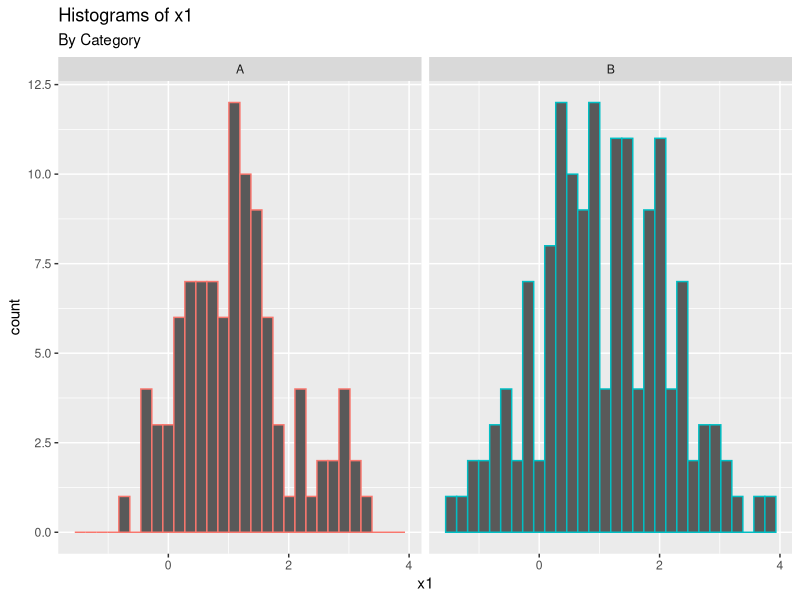
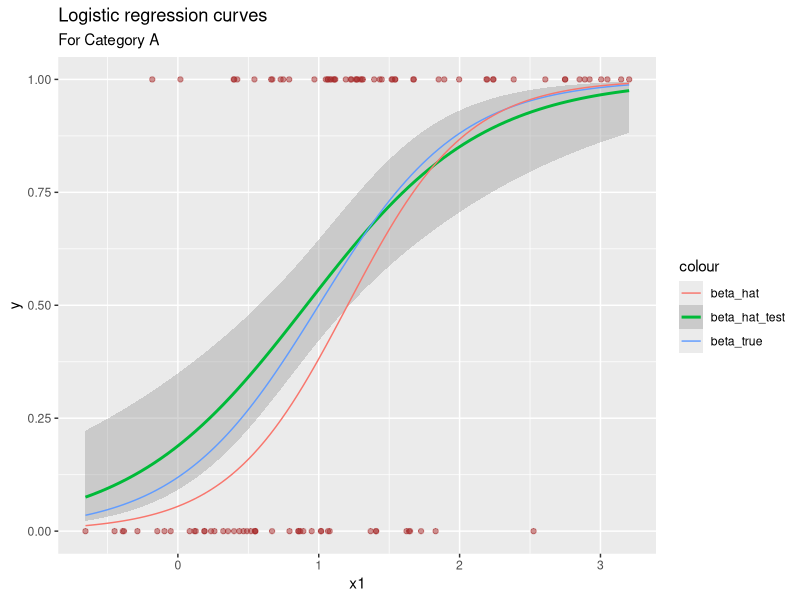
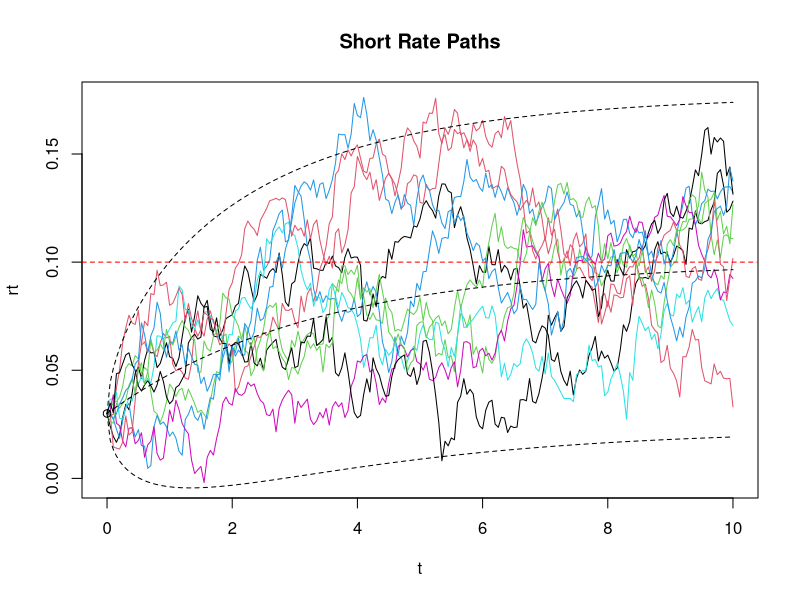

The R script that drew these images, in order:
#### MFI R BOOTCAMP

# Case study: let's perform logistic regression on a simulated dataset

library(tidyverse)
library(knitr)

set.seed(1729)

# Function definitions

logit <- function(p) {
  return( log(p/(1-p)) )
}

expit <- function(x) {
  return( 1/(1 + exp(-x)) )
}

norm <- function(x) {sqrt(sum(x^2))}


# Initializations and variable assignments 
# Better use "<-" instead of "=" (<- was used in the original S-PLUS, and Google's R style guide insists on it)

N <- 500 # number of observations
p <- 2 # number of covariates (excluding intercept)
beta <- c(-2, 2, 1) # true coefficients (beta0, beta1, beta2)

# Data structures
# There are several choices of data structures, depending on your application and preference. For data, it's usually best to pre-allocate an array (i.e., vector or list), fill it with data, and then create a data frame out of it afterwards. 

X <- matrix(0L, nrow=N, ncol=p) 
colnames(X) <- c("x1", "x2")

Y <- vector("numeric", length=N)

# Let's simulate some data

for (i in 1:N) {
  X[i,] <- c(rnorm(n=1, mean=1), 
             rbinom(n=1, size=1, prob=0.6))
  
  eta_i <- beta %*% c(1, X[i,]) # matrix multiplication -- sizes must conform!
  
  Y[i] <- rbinom(n=1, size=1, prob=expit(eta_i))
}

# Always vectorize, if you can

X2 <- cbind(1, rnorm(n=N, mean=1), rbinom(n=N, size=1, prob=0.6))
eta <- rowSums(sweep(X2, 2, beta, "*"))
Y2 <- sapply(X=eta, FUN= function(eta) {rbinom(n=1, size=1, prob=expit(eta))}) # technically the apply functions are loops and not vectorized -- use if you want to "loop hide"


myDat.frame <- data.frame(y=Y, x1=X[,1], x2=as.factor(X[,2]))
myDat.tib <- tibble(y=Y, x1=X[,1], x2=as.factor(X[,2]))

levels(myDat.frame$x2) <- list(A = "0", B = "1")
myDat.tib$x2 <- recode_factor(myDat.tib$x2, "0" = "A", "1" = "B")

summary(myDat.tib)

# We'll stick with the tibble going forward

myDat.train <- myDat.tib[1:(N/2),]
myDat.test <- myDat.tib[(N/2 + 1):N,]

myModel <- glm(y ~ x1 + x2, data=myDat.train, family=binomial(link="logit"))
summary(myModel)

beta_hat <- myModel$coefficients
norm_diff <- norm(beta - beta_hat)

preds <- predict.glm(myModel, newdata=myDat.test, type=c("response"))
myDat.test <- cbind(myDat.test, y_pred = ifelse(preds > 0.5, 1, 0))
MSE <- mean(abs(myDat.test$y - myDat.test$y_pred))

# Plot some stuff

expit_beta_true <- function(x) { expit(beta[1] + x*beta[2])}
expit_beta_hat <- function(x) { expit(beta_hat[1] + x*beta_hat[2])}

ggplot(data=myDat.test, aes(x1, col=x2)) + 
  geom_histogram(bins = 30) + 
  facet_wrap(~ x2) + 
  labs(title="Histograms of x1", subtitle="By Category") + 
  theme(legend.position = "none")

ggplot(data=filter(myDat.test, x2 == "A"), aes(x=x1, y=y)) + 
  geom_point(alpha = 0.5, col="brown") + 
  geom_smooth(method="glm", method.args = list(family = "binomial"), aes(col="beta_hat_test")) +
  stat_function(fun=expit_beta_true, aes(col="beta_true")) + 
  stat_function(fun=expit_beta_hat, aes(col="beta_hat")) + 
  labs(title="Logistic regression curves", subtitle="For Category A") + 
  theme(legend.position = "right")
  

## Finding beta_hat directly using numerical optimization

mloglik <- function(beta) { # minus the log-likelihood
  ll <- 0
  for (i in 1:(N/2)) {
    eta_i <- beta %*% c(1, X[i,])
    ll <- ll + log( expit(eta_i) )*Y[i] + log(1 - expit(eta_i) )*(1 - Y[i])
  }
  return(-ll)
}

mloglik_grad <- function(beta) {
  gr <- rep(0, times=p+1)
  
  for (i in 1:(N/2)) {
    eta_i <- beta %*% c(1, X[i,])
    
    gr[1] <- gr[1] + (Y[i] - expit(eta_i))
    
    for (d in 1:p) {
      gr[d+1] <- gr[d+1] + (Y[i] - expit(eta_i))*X[i,d]
    }
  }
  return(-gr)
}

beta_hat_2 <- optim(par=rep(0,3), fn=mloglik, method="Nelder-Mead")
beta_hat_2 <- beta_hat_2$par # pretty close!
norm_diff_2 <- norm(beta_hat_2 - beta)

beta_hat_3 <- optim(par=rep(0,3), fn=mloglik, gr=mloglik_grad, method="BFGS")
beta_hat_3 <- beta_hat_3$par # actually further away from the true value, but closer to what 'glm' (i.e., Newton-Raphson) gives; no surprise since BFGS is a quasi-Newton method, unlike Nelder-Mead
norm_diff_3 <- norm(beta_hat_3 - beta)



## working with packages

install.packages("glmnet")
library(glmnet)

rm(list = ls()) # clear environment
set.seed(1729)


N <- 500 # number of observations
p <- 10 # number of covariates (excluding intercept)
beta <- rnorm(n=p+1, mean=0, sd=4) # true coefficients (beta0, beta1, beta2)
ssq <- 2

X <- matrix(0L, nrow=N, ncol=p+1) 

Y <- vector("numeric", length=N)

for (i in 1:N) {
  X[i,] <- c(1, rchisq(n=p, df=3))
  Y[i] <- beta %*% X[i,] + rnorm(n=1, mean=0, sd=sqrt(ssq))
}

beta_MLR <- solve(t(X) %*% X) %*% t(X) %*% Y
beta_MLR <- as.vector(beta_MLR)

dat <- data.frame(y=Y, X)

myModel <- lm(y ~. + 0, data=dat) # no intercept! Since we already have our own
myModel2 <- lm(y ~., data=subset(dat, select=-c(X1))) # with intercept, but without our column of ones
beta_OLS <- myModel$coefficients

## Stochastic processes (eg, a Vasicek model)

## stolen from https://www.r-bloggers.com/2010/04/fun-with-the-vasicek-interest-rate-model/

## define model parameters
r0 <- 0.03
theta <- 0.10
k <- 0.3
beta <- 0.03

## simulate short rate paths
n <- 10    # MC simulation trials
T <- 10    # total time
m <- 200   # subintervals
dt <- T/m  # difference in time each subinterval

r <- matrix(0,m+1,n)  # matrix to hold short rate paths
r[1,] <- r0

for(j in 1:n){
  for(i in 2:(m+1)){
    dr <- k*(theta-r[i-1,j])*dt + beta*sqrt(dt)*rnorm(1,0,1)
    r[i,j] <- r[i-1,j] + dr
  }
} 

## plot paths
t <- seq(0, T, dt)
rT.expected <- theta + (r0-theta)*exp(-k*t)
rT.stdev <- sqrt( beta^2/(2*k)*(1-exp(-2*k*t)))
matplot(t, r[,1:10], type="l", lty=1, main="Short Rate Paths", ylab="rt") 
abline(h=theta, col="red", lty=2)
lines(t, rT.expected, lty=2) 
lines(t, rT.expected + 2*rT.stdev, lty=2) 
lines(t, rT.expected - 2*rT.stdev, lty=2) 
points(0,r0)